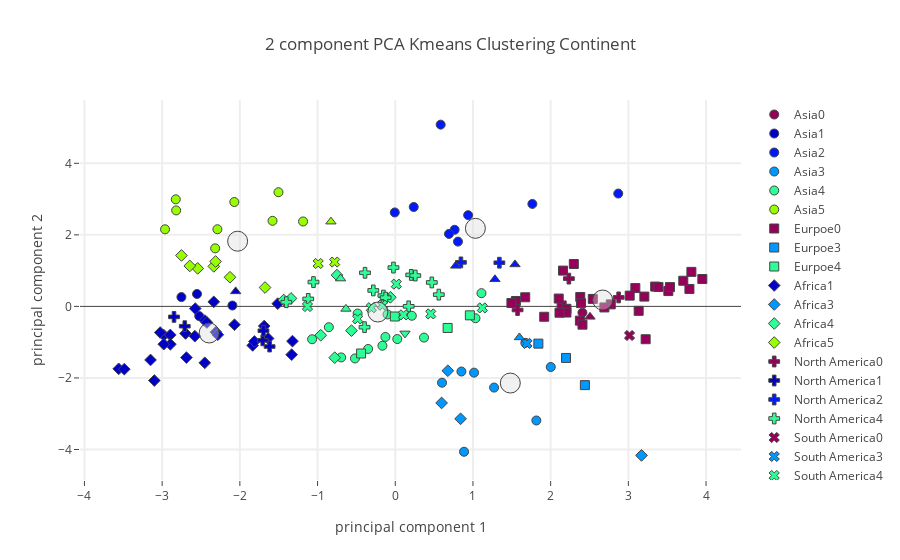

The cell this chart's notebook holds for it:
### Code cell
# Calling plotly function 


plot_plotly(principalDf,"Continent",continent_centers,"Protein Foods")

### Figure 1 — Plotly figure (JSON) as saved in the notebook; plotly's stock layout.template omitted (floating-point values rounded to 4 significant figures)
{"data": [{"marker": {"color": "rgb(150,0,90)", "line": {"width": 1}, "size": 9, "symbol": 0}, "mode": "markers", "name": "Asia0", "text": ["Israel"], "type": "scatter", "uid": "3d4bc524-24b4-4f9f-9adb-67dbe3b7ca2c", "x": [2.409], "y": [-0.1767]}, {"marker": {"color": "rgb(0,0,200)", "line": {"width": 1}, "size": 9, "symbol": 0}, "mode": "markers", "name": "Asia1", "text": ["Democratic People's Republic of Korea", "India", "Nepal", "Timor-Leste"], "type": "scatter", "uid": "74bb0df0-1269-4e58-8b5c-3e086c93d8c2", "x": [-2.551, -2.096, -2.523, -2.752], "y": [0.3475, 0.02439, -0.2714, 0.2607]}, {"marker": {"color": "rgb(0,25,255)", "line": {"width": 1}, "size": 9, "symbol": 0}, "mode": "markers", "name": "Asia2", "text": ["Brunei Darussalam", "China, Hong Kong SAR", "China, Macao SAR", "China, mainland", "China, Taiwan Province of", "Japan", "Malaysia", "Maldives", "Republic of Korea"], "type": "scatter", "uid": "2f45d5fe-0292-487c-9592-620e02fa5987", "x": [0.7641, 2.87, 1.765, 0.8072, 0.6916, 0.9381, -0.006129, 0.5844, 0.2378], "y": [2.142, 3.155, 2.865, 1.811, 2.027, 2.551, 2.627, 5.082, 2.779]}, {"marker": {"color": "rgb(0,152,255)", "line": {"width": 1}, "size": 9, "symbol": 0}, "mode": "markers", "name": "Asia3", "text": ["Armenia", "Azerbaijan", "Kazakhstan", "Kyrgyzstan", "Mongolia", "Turkey", "Turkmenistan", "Uzbekistan"], "type": "scatter", "uid": "d7f94126-6fe3-482f-84d8-35a531da8cb6", "x": [1.674, 1.272, 2.001, 0.6016, 0.8852, 0.8515, 1.816, 1.014], "y": [-1.018, -2.269, -1.694, -2.133, -4.063, -1.821, -3.189, -1.852]}, {"marker": {"color": "rgb(44,255,150)", "line": {"width": 1}, "size": 9, "symbol": 0}, "mode": "markers", "name": "Asia4", "text": ["Afghanistan", "Cyprus", "Georgia", "Iran (Islamic Republic of)", "Iraq", "Jordan", "Kuwait", "Lebanon", "Oman", "Pakistan", "Saudi Arabia", "Tajikistan", "United Arab Emirates", "Yemen"], "type": "scatter", "uid": "bc84f8c6-a307-4e8b-a106-bbb5610019bb", "x": [-0.5187, 1.11, 0.3701, -0.1651, -0.4844, 0.0263, 1.033, -0.1268, 0.2132, -0.3491, -0.1002, -0.6961, -0.8549, -1.07], "y": [-1.455, 0.3705, -0.8717, -1.099, -0.1994, -0.9124, -0.3314, -0.8537, -0.2613, -1.19, -0.2242, -1.426, -0.5811, -0.9182]}, {"marker": {"color": "rgb(151,255,0)", "line": {"width": 1}, "size": 9, "symbol": 0}, "mode": "markers", "name": "Asia5", "text": ["Bangladesh", "Cambodia", "Indonesia", "Lao People's Democratic Republic", "Myanmar", "Philippines", "Sri Lanka", "Thailand", "Viet Nam"], "type": "scatter", "uid": "2a52ce8e-c4a6-464e-8566-6d1c233caba3", "x": [-2.963, -2.825, -2.289, -2.82, -2.071, -1.58, -2.318, -1.186, -1.503], "y": [2.156, 2.993, 2.157, 2.683, 2.918, 2.392, 1.623, 2.374, 3.192]}, {"marker": {"color": "rgb(255,234,0)", "line": {"width": 1}, "size": 9, "symbol": 0}, "mode": "markers", "name": "Asia6", "text": [], "type": "scatter", "uid": "ac088711-3068-4a63-a0d7-e3c456e56350", "x": [], "y": []}, {"marker": {"color": "rgb(150,0,90)", "line": {"width": 1}, "size": 9, "symbol": 1}, "mode": "markers", "name": "Eurpoe0", "text": ["Austria", "Belarus", "Belgium", "Croatia", "Czechia", "Denmark", "Estonia", "Finland", "France", "Germany", "Hungary", "Iceland", "Ireland", "Italy", "Latvia", "Lithuania", "Luxembourg", "Malta", "Montenegro", "Netherlands", "Norway", "Poland", "Portugal", "Russian Federation", "Slovakia", "Slovenia", "Spain", "Sweden", "Switzerland", "Ukraine", "United Kingdom"], "type": "scatter", "uid": "f22bc176-db09-4c1a-b693-c950d4ca52d7", "x": [3.345, 3.952, 2.141, 1.553, 2.381, 3.387, 3.223, 3.786, 2.774, 3.09, 1.673, 3.017, 2.377, 2.392, 3.133, 3.812, 3.206, 2.104, 2.41, 3.515, 2.543, 3.707, 2.159, 2.692, 1.495, 1.917, 2.298, 3.536, 2.203, 2.203, 2.114], "y": [0.554, 0.7652, 0.027, 0.1516, 0.2632, 0.5441, -0.9178, 0.4882, 0.05658, 0.5125, 0.2556, 0.3014, -0.3982, 0.09001, -0.1242, 0.9653, 0.2745, 0.2191, -0.5105, 0.4291, 0.2094, 0.7168, 1.001, -0.02923, 0.09486, -0.2896, 1.185, 0.5399, -0.0672, -0.1715, -0.1765]}, {"marker": {"color": "rgb(0,0,200)", "line": {"width": 1}, "size": 9, "symbol": 1}, "mode": "markers", "name": "Eurpoe1", "text": [], "type": "scatter", "uid": "ec6a4f94-64b4-430b-950a-0ea6e4bf5536", "x": [], "y": []}, {"marker": {"color": "rgb(0,25,255)", "line": {"width": 1}, "size": 9, "symbol": 1}, "mode": "markers", "name": "Eurpoe2", "text": [], "type": "scatter", "uid": "f2790f79-f262-43a2-9a06-0c26135babab", "x": [], "y": []}, {"marker": {"color": "rgb(0,152,255)", "line": {"width": 1}, "size": 9, "symbol": 1}, "mode": "markers", "name": "Eurpoe3", "text": ["Albania", "Greece", "Romania"], "type": "scatter", "uid": "63e66360-f160-42f2-8c41-e6c2d2c62fe5", "x": [2.441, 2.198, 1.842], "y": [-2.2, -1.441, -1.041]}, {"marker": {"color": "rgb(44,255,150)", "line": {"width": 1}, "size": 9, "symbol": 1}, "mode": "markers", "name": "Eurpoe4", "text": ["Bosnia and Herzegovina", "Bulgaria", "Republic of Moldova", "Serbia"], "type": "scatter", "uid": "977e0c23-9aa3-4ec5-97ed-f47fbe11ec12", "x": [-0.4398, 0.9604, -0.005578, 0.6741], "y": [-1.316, -0.2496, -0.2823, -0.6027]}, {"marker": {"color": "rgb(151,255,0)", "line": {"width": 1}, "size": 9, "symbol": 1}, "mode": "markers", "name": "Eurpoe5", "text": [], "type": "scatter", "uid": "8e991f09-40bf-42e9-b45f-75cc64564123", "x": [], "y": []}, {"marker": {"color": "rgb(255,234,0)", "line": {"width": 1}, "size": 9, "symbol": 1}, "mode": "markers", "name": "Eurpoe6", "text": [], "type": "scatter", "uid": "1063c9d8-bb1c-4f8f-98d0-a587f8c2313c", "x": [], "y": []}, {"marker": {"color": "rgb(150,0,90)", "line": {"width": 1}, "size": 9, "symbol": 2}, "mode": "markers", "name": "Africa0", "text": [], "type": "scatter", "uid": "2e9ef2f3-816f-484c-8c2c-3c6fe6efadc5", "x": [], "y": []}, {"marker": {"color": "rgb(0,0,200)", "line": {"width": 1}, "size": 9, "symbol": 2}, "mode": "markers", "name": "Africa1", "text": ["Angola", "Benin", "Botswana", "Burkina Faso", "Cabo Verde", "Cameroon", "Central African Republic", "Chad", "CÃƒÂ´te d'Ivoire", "Djibouti", "Ethiopia", "Ghana", "Kenya", "Lesotho", "Malawi", "Mali", "Mozambique", "Namibia", "Niger", "Nigeria", "Rwanda", "Eswatini", "Togo", "Uganda", "United Republic of Tanzania", "Zambia", "Zimbabwe"], "type": "scatter", "uid": "83264b7a-2e49-45e1-aeec-371e1c88b4e9", "x": [-1.687, -2.574, -1.323, -2.699, -1.512, -2.979, -1.835, -2.069, -2.336, -1.333, -2.688, -2.45, -2.452, -3.101, -3.56, -2.307, -2.895, -1.637, -3.15, -2.424, -3.487, -1.813, -3.025, -2.894, -2.979, -2.579, -2.284], "y": [-0.5484, -0.06102, -0.9707, -0.7571, 0.0766, -0.8051, -1.09, -0.5123, 0.1268, -1.349, -1.43, -0.3964, -1.577, -2.072, -1.746, -0.72, -0.7983, -0.8966, -1.497, -0.4495, -1.755, -0.9804, -0.7302, -1.059, -1.056, -0.8321, -0.7922]}, {"marker": {"color": "rgb(0,25,255)", "line": {"width": 1}, "size": 9, "symbol": 2}, "mode": "markers", "name": "Africa2", "text": [], "type": "scatter", "uid": "6039c9c1-2e4f-4848-be39-ba77701d6201", "x": [], "y": []}, {"marker": {"color": "rgb(0,152,255)", "line": {"width": 1}, "size": 9, "symbol": 2}, "mode": "markers", "name": "Africa3", "text": ["Algeria", "Morocco", "Sudan", "Tunisia"], "type": "scatter", "uid": "5e6b717f-3064-45d2-9e8b-5fa9240acd6e", "x": [0.5966, 0.8407, 3.17, 0.6763], "y": [-2.699, -3.143, -4.165, -1.799]}, {"marker": {"color": "rgb(44,255,150)", "line": {"width": 1}, "size": 9, "symbol": 2}, "mode": "markers", "name": "Africa4", "text": ["Congo (note no data in Food suppley tables for DRC)", "Egypt", "Gabon", "Mauritania", "Mauritius", "Sao Tome and Principe", "South Africa"], "type": "scatter", "uid": "9a8d6c07-276e-4131-8357-503b05c542d3", "x": [-1.436, -0.9592, -0.7501, -0.779, -0.06329, -1.341, -0.5635], "y": [0.1791, -0.8056, 0.8739, -1.433, 0.2543, 0.2232, -0.6771]}, {"marker": {"color": "rgb(151,255,0)", "line": {"width": 1}, "size": 9, "symbol": 2}, "mode": "markers", "name": "Africa5", "text": ["Gambia", "Guinea", "Guinea-Bissau", "Liberia", "Madagascar", "Senegal", "Sierra Leone"], "type": "scatter", "uid": "2ee3f756-b485-4950-be1d-049384920f95", "x": [-1.676, -2.543, -2.336, -2.313, -2.645, -2.127, -2.752], "y": [0.5279, 1.063, 1.119, 1.255, 1.132, 0.8148, 1.424]}, {"marker": {"color": "rgb(255,234,0)", "line": {"width": 1}, "size": 9, "symbol": 2}, "mode": "markers", "name": "Africa6", "text": [], "type": "scatter", "uid": "da60caea-3915-48ec-a8cc-23d59c881ab2", "x": [], "y": []}, {"marker": {"color": "rgb(150,0,90)", "line": {"width": 1}, "size": 9, "symbol": 3}, "mode": "markers", "name": "North America0", "text": ["Bermuda", "Canada", "United States of America"], "type": "scatter", "uid": "70e71d45-1114-4983-b64f-e445be38984d", "x": [2.234, 1.574, 2.875], "y": [0.7769, -0.1001, 0.2513]}, {"marker": {"color": "rgb(0,0,200)", "line": {"width": 1}, "size": 9, "symbol": 3}, "mode": "markers", "name": "North America1", "text": ["El Salvador", "Guatemala", "Haiti", "Honduras", "Nicaragua"], "type": "scatter", "uid": "b59fb3d4-adeb-4a3a-b5e5-834be8a5a326", "x": [-1.617, -1.706, -2.847, -1.696, -2.709], "y": [-1.122, -0.949, -0.2932, -0.6803, -0.5538]}, {"marker": {"color": "rgb(0,25,255)", "line": {"width": 1}, "size": 9, "symbol": 3}, "mode": "markers", "name": "North America2", "text": ["Antigua and Barbuda", "Bahamas"], "type": "scatter", "uid": "b47865d8-f1da-4c93-a5f0-651ef694251a", "x": [0.8453, 1.34], "y": [1.231, 1.221]}, {"marker": {"color": "rgb(0,152,255)", "line": {"width": 1}, "size": 9, "symbol": 3}, "mode": "markers", "name": "North America3", "text": [], "type": "scatter", "uid": "90b70ccc-4294-460c-b1cc-3b72efb97870", "x": [], "y": []}, {"marker": {"color": "rgb(44,255,150)", "line": {"width": 1}, "size": 9, "symbol": 3}, "mode": "markers", "name": "North America4", "text": ["Barbados", "Belize", "Costa Rica", "Cuba", "Dominica", "Dominican Republic", "Grenada", "Jamaica", "Mexico", "Panama", "Saint Kitts and Nevis", "Saint Lucia", "Saint Vincent and the Grenadines", "Trinidad and Tobago"], "type": "scatter", "uid": "3de71995-20d8-4d5d-af94-b98fff20d78e", "x": [0.5605, -1.12, -0.1526, -1.402, 0.1727, -1.052, 0.2056, -0.2827, -0.3953, -0.3891, -0.02307, 0.4704, 0.258, -0.1237], "y": [0.3292, 0.2099, 0.3033, 0.118, 0.002044, 0.6811, 0.8799, 0.4469, -0.5807, 0.9398, 1.085, 0.6694, 0.8627, 0.245]}, {"marker": {"color": "rgb(151,255,0)", "line": {"width": 1}, "size": 9, "symbol": 3}, "mode": "markers", "name": "North America5", "text": [], "type": "scatter", "uid": "66d14ca9-75b0-4151-8781-5d1961de2b70", "x": [], "y": []}, {"marker": {"color": "rgb(255,234,0)", "line": {"width": 1}, "size": 9, "symbol": 3}, "mode": "markers", "name": "North America6", "text": [], "type": "scatter", "uid": "a9e9eea3-5dd3-4d37-b556-692ba35fd8f1", "x": [], "y": []}, {"marker": {"color": "rgb(150,0,90)", "line": {"width": 1}, "size": 9, "symbol": 4}, "mode": "markers", "name": "South America0", "text": ["Argentina"], "type": "scatter", "uid": "81923b2e-7bc2-4d31-ab06-c60b5ea8414f", "x": [3.015], "y": [-0.8129]}, {"marker": {"color": "rgb(0,0,200)", "line": {"width": 1}, "size": 9, "symbol": 4}, "mode": "markers", "name": "South America1", "text": [], "type": "scatter", "uid": "6b2f12e7-4cfd-4d5e-9430-d319cd21916e", "x": [], "y": []}, {"marker": {"color": "rgb(0,25,255)", "line": {"width": 1}, "size": 9, "symbol": 4}, "mode": "markers", "name": "South America2", "text": [], "type": "scatter", "uid": "0f74fefb-5336-46e1-a861-d94642c2bae1", "x": [], "y": []}, {"marker": {"color": "rgb(0,152,255)", "line": {"width": 1}, "size": 9, "symbol": 4}, "mode": "markers", "name": "South America3", "text": ["Uruguay"], "type": "scatter", "uid": "f7dd40aa-5040-4b48-8955-1b69335ec134", "x": [1.695], "y": [-1.035]}, {"marker": {"color": "rgb(44,255,150)", "line": {"width": 1}, "size": 9, "symbol": 4}, "mode": "markers", "name": "South America4", "text": ["Bolivia (Plurinational State of)", "Brazil", "Chile", "Colombia", "Ecuador", "Paraguay", "Peru", "Venezuela (Bolivarian Republic of)"], "type": "scatter", "uid": "a52c91bf-54e4-4d77-a855-476de39e18f8", "x": [-0.4843, 0.4567, 1.12, -0.3074, 0.01381, 0.1062, -1.13, -0.165], "y": [-0.3477, -0.2102, -0.04205, -0.03675, 0.6222, -0.2359, -0.003202, 0.03305]}, {"marker": {"color": "rgb(151,255,0)", "line": {"width": 1}, "size": 9, "symbol": 4}, "mode": "markers", "name": "South America5", "text": ["Guyana", "Suriname"], "type": "scatter", "uid": "5d4f25e1-285a-4eb6-b942-9c08654e69de", "x": [-0.992, -0.7798], "y": [1.2, 1.24]}, {"marker": {"color": "rgb(255,234,0)", "line": {"width": 1}, "size": 9, "symbol": 4}, "mode": "markers", "name": "South America6", "text": [], "type": "scatter", "uid": "cd61cca5-1c83-423c-be7e-a9cef526371d", "x": [], "y": []}, {"marker": {"color": "rgb(150,0,90)", "line": {"width": 1}, "size": 9, "symbol": 5}, "mode": "markers", "name": "Australia0", "text": ["Australia"], "type": "scatter", "uid": "0e602ca5-6fc9-4dab-a8db-47a23ca17fa6", "x": [2.506], "y": [-0.2917]}, {"marker": {"color": "rgb(0,0,200)", "line": {"width": 1}, "size": 9, "symbol": 5}, "mode": "markers", "name": "Australia1", "text": ["Solomon Islands"], "type": "scatter", "uid": "637d4124-e178-45a9-ba21-10e14b4b3a7a", "x": [-2.054], "y": [0.4198]}, {"marker": {"color": "rgb(0,25,255)", "line": {"width": 1}, "size": 9, "symbol": 5}, "mode": "markers", "name": "Australia2", "text": ["French Polynesia", "New Caledonia", "Samoa"], "type": "scatter", "uid": "153a4f8a-3d11-4c54-a2ad-b9b5ec8a8cec", "x": [1.541, 1.283, 0.778], "y": [1.173, 0.7575, 1.134]}, {"marker": {"color": "rgb(0,152,255)", "line": {"width": 1}, "size": 9, "symbol": 5}, "mode": "markers", "name": "Australia3", "text": ["New Zealand"], "type": "scatter", "uid": "1be1dae5-5c62-4ca5-bfcf-bff242f24c8c", "x": [1.598], "y": [-0.8674]}, {"marker": {"color": "rgb(44,255,150)", "line": {"width": 1}, "size": 9, "symbol": 5}, "mode": "markers", "name": "Australia4", "text": ["Fiji", "Vanuatu"], "type": "scatter", "uid": "083b0957-efa1-473c-9024-8f0ed12632b9", "x": [-0.6347, -0.7034], "y": [-0.07026, 0.7783]}, {"marker": {"color": "rgb(151,255,0)", "line": {"width": 1}, "size": 9, "symbol": 5}, "mode": "markers", "name": "Australia5", "text": ["Kiribati"], "type": "scatter", "uid": "4f8efc4c-9f18-45d6-a645-10d83e599a1d", "x": [-0.8278], "y": [2.369]}, {"marker": {"color": "rgb(255,234,0)", "line": {"width": 1}, "size": 9, "symbol": 5}, "mode": "markers", "name": "Australia6", "text": [], "type": "scatter", "uid": "0c8efb8f-8f24-4ca5-b08c-0d823b69da86", "x": [], "y": []}, {"marker": {"color": "rgb(150,0,90)", "line": {"width": 1}, "size": 9, "symbol": 6}, "mode": "markers", "name": "Europe0", "text": [], "type": "scatter", "uid": "5b67695f-ea43-4311-a3fa-a02001b019c1", "x": [], "y": []}, {"marker": {"color": "rgb(0,0,200)", "line": {"width": 1}, "size": 9, "symbol": 6}, "mode": "markers", "name": "Europe1", "text": [], "type": "scatter", "uid": "520d0ae0-cc1f-46cf-8780-5042d567a3ea", "x": [], "y": []}, {"marker": {"color": "rgb(0,25,255)", "line": {"width": 1}, "size": 9, "symbol": 6}, "mode": "markers", "name": "Europe2", "text": [], "type": "scatter", "uid": "19b1fd30-1982-45a1-8f2a-b15352f0a12c", "x": [], "y": []}, {"marker": {"color": "rgb(0,152,255)", "line": {"width": 1}, "size": 9, "symbol": 6}, "mode": "markers", "name": "Europe3", "text": [], "type": "scatter", "uid": "15decc10-e1e7-4259-aa1b-6d4a272197bf", "x": [], "y": []}, {"marker": {"color": "rgb(44,255,150)", "line": {"width": 1}, "size": 9, "symbol": 6}, "mode": "markers", "name": "Europe4", "text": ["North Macedonia"], "type": "scatter", "uid": "e5befba9-a8cf-4526-badc-dae56691cac2", "x": [0.1249], "y": [-0.7541]}, {"marker": {"color": "rgb(151,255,0)", "line": {"width": 1}, "size": 9, "symbol": 6}, "mode": "markers", "name": "Europe5", "text": [], "type": "scatter", "uid": "62a15d2f-9124-49cb-aeb0-a7c39283bb08", "x": [], "y": []}, {"marker": {"color": "rgb(255,234,0)", "line": {"width": 1}, "size": 9, "symbol": 6}, "mode": "markers", "name": "Europe6", "text": [], "type": "scatter", "uid": "54929a22-a43a-411a-94c5-0c537ae13b82", "x": [], "y": []}, {"marker": {"color": "rgba(220, 220, 220, .4)", "line": {"width": 1}, "size": 20}, "mode": "markers", "name": "Center", "type": "scatter", "uid": "bc85473e-40f9-4780-8bc9-ab692e20623e", "x": [2.669, -2.395, 1.031, 1.481, -0.2239, -2.029], "y": [0.1785, -0.7432, 2.182, -2.143, -0.1573, 1.823]}], "layout": {"hovermode": "closest", "showlegend": true, "title": {"text": "2 component PCA Kmeans Clustering Continent"}, "xaxis": {"gridwidth": 2, "ticklen": 5, "title": {"text": "principal component 1"}, "zeroline": false}, "yaxis": {"gridwidth": 2, "ticklen": 5, "title": {"text": "principal component 2"}}}}
